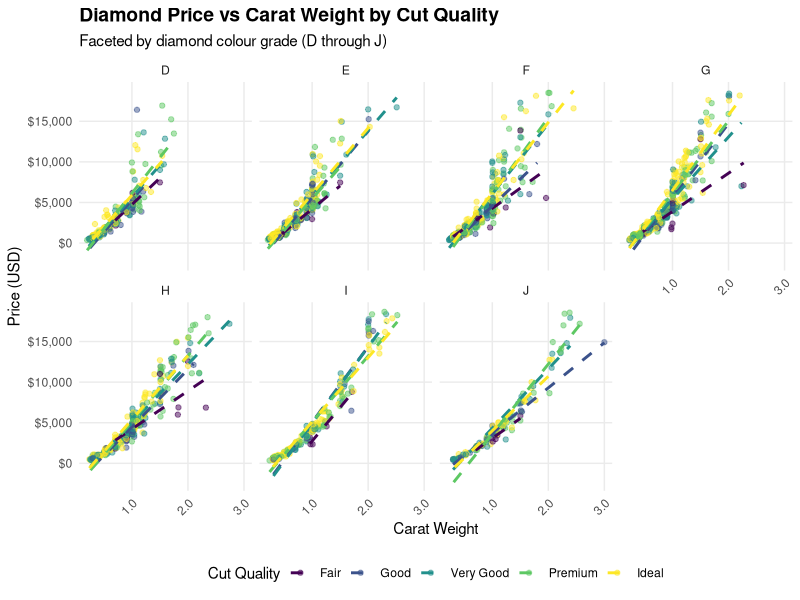

This figure's R source:
library(ggplot2)
library(tidyverse)
library(scales)

diamonds

set.seed(42)
diamond_sample <- diamonds[sample(nrow(diamonds), 2000), ]

diamond_sample

ggplot(diamond_sample, aes(x = carat, y = price, colour = cut)) +
  geom_point(alpha = 0.5) +
  geom_smooth(method = "lm", se = FALSE, linetype = "dashed") +
  
  facet_wrap(~color, nrow = 2) +
  
  scale_y_continuous(labels = label_dollar()) +
  scale_x_continuous(labels = label_number(accuracy = 0.1)) +
  
  scale_colour_viridis_d(name = "Cut Quality") +
  
  labs(
    title = "Diamond Price vs Carat Weight by Cut Quality",
    subtitle = "Faceted by diamond colour grade (D through J)",
    x = "Carat Weight",
    y = "Price (USD)"
  ) +
  
  theme_minimal() +
  
  theme(
    plot.title = element_text(face = "bold", size = 14),
    axis.text.x = element_text(angle = 45, vjust = 1, hjust = 1),
    panel.grid.minor = element_blank(),
    legend.position = "bottom"
  )
